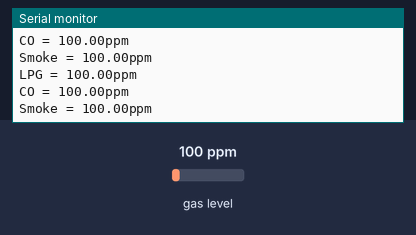
A sketch run on a simulated Arduino Uno, built with avr-gcc and run on an emulated ATmega328P. On the bench: the last lines printed to the serial monitor. The inputs (shaded band) are chosen by the test bench; at power-on: gas level 100 ppm.

Above: at 1.7 s.
1.8 s: gas level set to 20 ppm
At 1.93 s:
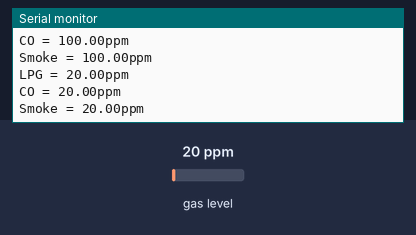
3.3 s: gas level set to 250 ppm
At 4.09 s:
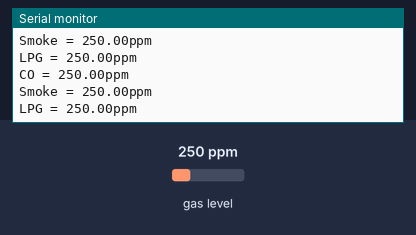
4.8 s: gas level set to 20 ppm
At 4.8 s:
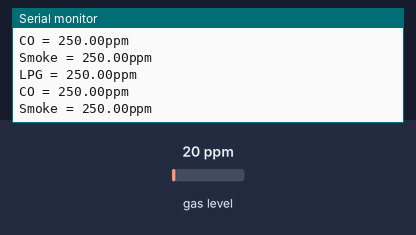
7.8 s: gas level set to 500 ppm
At 7.98 s:
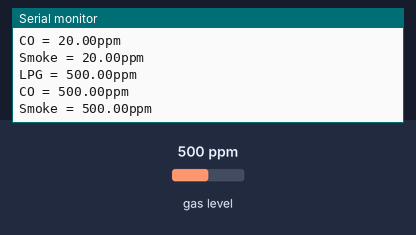
Timing chart, 0 to 10.8 s (numbered marks = the images above; inputs shaded):
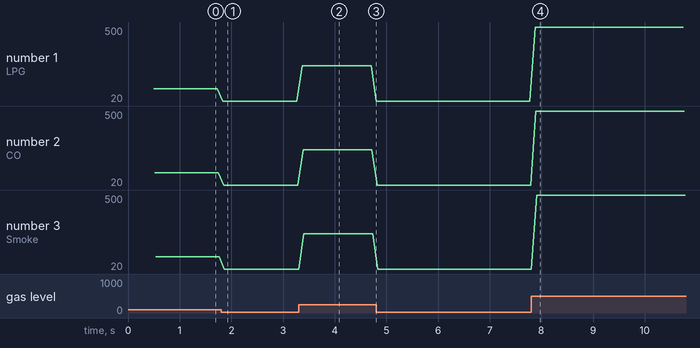

The sketch:

Gas_sensor.ino
```cpp
#include <MQ2.h>
#define SENSOR A0
MQ2 mq2(SENSOR);
void setup() {
  // put your setup code here, to run once:
mq2.begin();
Serial.begin(9600);
}

float lpg,co,smoke;
void loop() {
  // put your main code here, to run repeatedly:

lpg = mq2.readLPG();
co = mq2.readCO();
smoke = mq2.readSmoke();

Serial.print("LPG = ");
Serial.print(lpg);
Serial.println("ppm");
Serial.print("CO = ");
Serial.print(co);
Serial.println("ppm");
Serial.print("Smoke = ");
Serial.print(smoke);
Serial.println("ppm");
Serial.println();
delay(100);
}
```

Measured:
- after the input at 1.8 s, the serial monitor: prints a new line at once (image 1)
- after the input at 3.3 s, the serial monitor: prints a new line after 0.07 s (image 2)
- after the input at 7.8 s, the serial monitor: prints a new line after 0.08 s (image 4)
- plotted number 1: 100 → 20 after the input at 1.8 s, 20 → 250 after the input at 3.3 s, 20 → 500 after the input at 7.8 s
- plotted number 2: 100 → 20 after the input at 1.8 s, 20 → 250 after the input at 3.3 s, 20 → 500 after the input at 7.8 s
- plotted number 3: 100 → 20 after the input at 1.8 s, 20 → 250 after the input at 3.3 s, 20 → 500 after the input at 7.8 s
